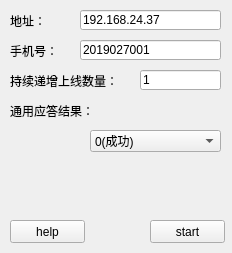
<?xml version="1.0" encoding="UTF-8"?>
<ui version="4.0">
 <class>test</class>
 <widget class="QWidget" name="test">
  <property name="geometry">
   <rect>
    <x>0</x>
    <y>0</y>
    <width>232</width>
    <height>253</height>
   </rect>
  </property>
  <property name="windowTitle">
   <string>Form</string>
  </property>
  <widget class="QLineEdit" name="lineEdit">
   <property name="geometry">
    <rect>
     <x>80</x>
     <y>10</y>
     <width>141</width>
     <height>20</height>
    </rect>
   </property>
   <property name="text">
    <string>192.168.24.37</string>
   </property>
  </widget>
  <widget class="QLabel" name="label">
   <property name="geometry">
    <rect>
     <x>10</x>
     <y>10</y>
     <width>61</width>
     <height>21</height>
    </rect>
   </property>
   <property name="text">
    <string>地址：</string>
   </property>
  </widget>
  <widget class="QLabel" name="label_2">
   <property name="geometry">
    <rect>
     <x>10</x>
     <y>40</y>
     <width>61</width>
     <height>21</height>
    </rect>
   </property>
   <property name="text">
    <string>手机号：</string>
   </property>
  </widget>
  <widget class="QLineEdit" name="lineEdit_2">
   <property name="geometry">
    <rect>
     <x>80</x>
     <y>40</y>
     <width>141</width>
     <height>20</height>
    </rect>
   </property>
   <property name="text">
    <string>2019027001</string>
   </property>
  </widget>
  <widget class="QPushButton" name="pushButton">
   <property name="geometry">
    <rect>
     <x>150</x>
     <y>220</y>
     <width>75</width>
     <height>23</height>
    </rect>
   </property>
   <property name="text">
    <string>start</string>
   </property>
  </widget>
  <widget class="QComboBox" name="comboBox">
   <property name="geometry">
    <rect>
     <x>90</x>
     <y>130</y>
     <width>131</width>
     <height>22</height>
    </rect>
   </property>
   <item>
    <property name="text">
     <string>0(成功)</string>
    </property>
   </item>
   <item>
    <property name="text">
     <string>1（失败）</string>
    </property>
   </item>
   <item>
    <property name="text">
     <string>2（参数有误）</string>
    </property>
   </item>
   <item>
    <property name="text">
     <string>3（参数不支持）</string>
    </property>
   </item>
   <item>
    <property name="text">
     <string>不应答</string>
    </property>
   </item>
  </widget>
  <widget class="QLabel" name="label_3">
   <property name="geometry">
    <rect>
     <x>10</x>
     <y>70</y>
     <width>111</width>
     <height>21</height>
    </rect>
   </property>
   <property name="text">
    <string>持续递增上线数量：</string>
   </property>
  </widget>
  <widget class="QLineEdit" name="lineEdit_3">
   <property name="geometry">
    <rect>
     <x>140</x>
     <y>70</y>
     <width>81</width>
     <height>20</height>
    </rect>
   </property>
   <property name="text">
    <string>1</string>
   </property>
  </widget>
  <widget class="QLabel" name="label_4">
   <property name="geometry">
    <rect>
     <x>10</x>
     <y>100</y>
     <width>81</width>
     <height>21</height>
    </rect>
   </property>
   <property name="text">
    <string>通用应答结果：</string>
   </property>
  </widget>
  <widget class="QPushButton" name="pushButton_2">
   <property name="geometry">
    <rect>
     <x>10</x>
     <y>220</y>
     <width>75</width>
     <height>23</height>
    </rect>
   </property>
   <property name="text">
    <string>help</string>
   </property>
  </widget>
 </widget>
 <resources/>
 <connections/>
</ui>
